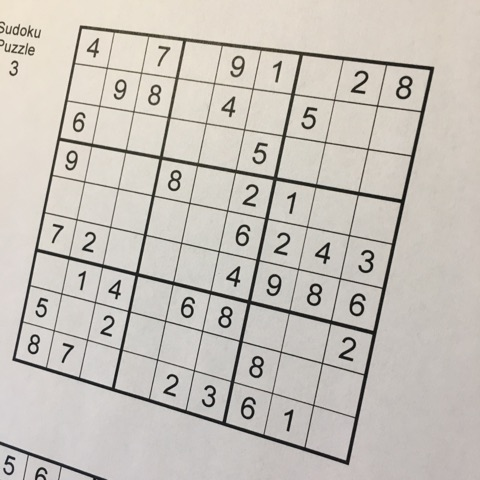
#> input picture Images/sudoku9.jpg, 480 x 480 px
$ python -i Sudoku.py   (imports and definitions only)
#> lines starting #> are read from the running program, lines starting #| are printed output that depends on the picture; after the words box and inside, x2 and y2 are one past the last pixel; in counts of white or black regions, pixels touching at a corner belong together
import cv2
import matplotlib.pyplot as plt
import numpy as np
import math
import statistics


def image_preprocessing(image):
    processed_img = cv2.GaussianBlur(image.copy(), (9, 9), 0)
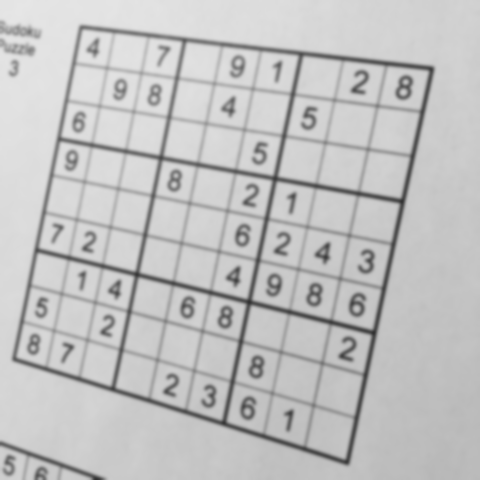
#> processed_img: shape (480, 480); min 49, max 230, mean 193.6
    processed_img = cv2.adaptiveThreshold(processed_img , 255, cv2.ADAPTIVE_THRESH_GAUSSIAN_C, cv2.THRESH_BINARY, 15, 2)
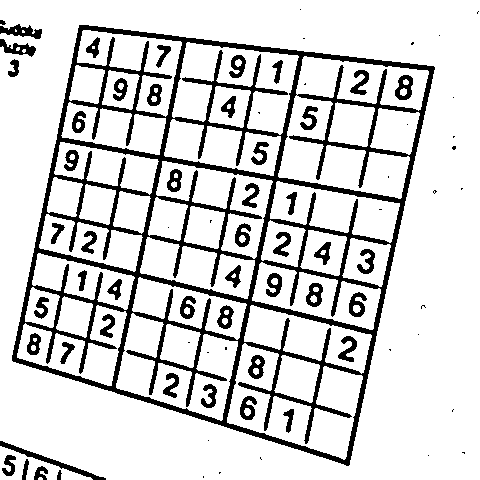
#> processed_img: shape (480, 480); 83.4% white; 80 black regions (30 under 20 px), largest, box (x1, y1, x2, y2) and area: (12, 25, 435, 466) 28731, (0, 441, 106, 480) 525, (0, 24, 42, 39) 329
    processed_img = cv2.bitwise_not(processed_img, processed_img)

    kernel = cv2.getStructuringElement(cv2.MORPH_CROSS,(2,2))
    processed_img = cv2.dilate(processed_img, kernel, iterations= 1)
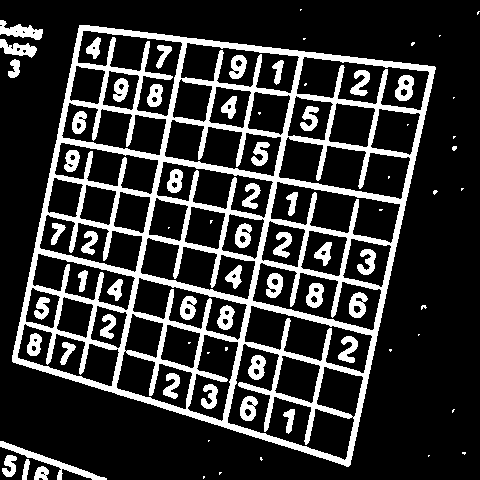
#> processed_img: shape (480, 480); 20.8% white; 78 white regions (29 under 20 px), largest, box (x1, y1, x2, y2) and area: (12, 25, 436, 467) 35765, (0, 441, 107, 480) 701, (0, 20, 43, 40) 440

    return processed_img

# [25 lines left out: functions find_contours, extract_corners, not called in this run]

def distance(point1, point2):
    return ((point1[0] - point2[0]) ** 2 + (point1[1] - point2[1]) ** 2) ** (1 / 2)

# [154 lines left out: functions perspective_transformation, divide_grid, line_covers, calculate_edges, crop_digits, main, not called in this run]

>>> import cv2
>>> picture = cv2.imread('Images/sudoku9.jpg', cv2.IMREAD_GRAYSCALE)
>>> result = image_preprocessing(picture)
